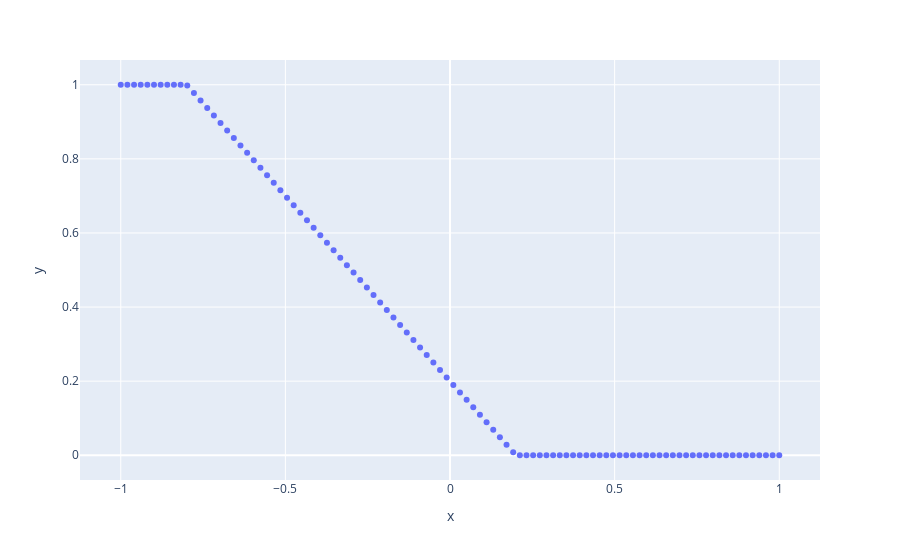

Notebook source saved alongside this figure:
### Code cell
fig = graficar_conjunto_difuso(interfaz_difusion, ce_, 100)
fig.show()
